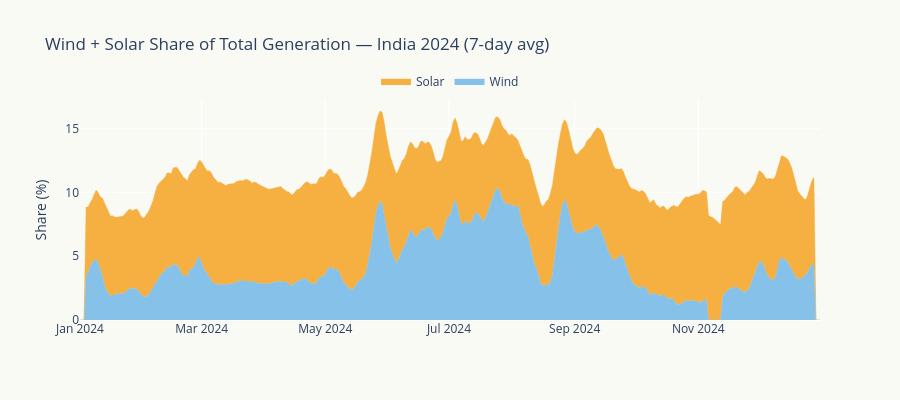

Notebook code cell kept with this figure:
### Markdown cell above
## 3. Wind + Solar — The New Energy Duo

### Code cell
fig = go.Figure()

# Wind share
wind_share = (df24['wind'] / df24['total'] * 100).rolling(7, center=True).mean()
solar_share = (df24['solar'] / df24['total'] * 100).rolling(7, center=True).mean()

fig.add_trace(go.Scatter(
    x=df24['date'], y=wind_share,
    name='Wind', mode='lines',
    line=dict(width=0.5, color='#85C1E9'),
    fillcolor='#85C1E9', stackgroup='one',
    hovertemplate='Wind: %{y:.1f}%<extra></extra>',
))
fig.add_trace(go.Scatter(
    x=df24['date'], y=solar_share,
    name='Solar', mode='lines',
    line=dict(width=0.5, color='#F5B041'),
    fillcolor='#F5B041', stackgroup='one',
    hovertemplate='Solar: %{y:.1f}%<extra></extra>',
))

fig.update_layout(
    title='Wind + Solar Share of Total Generation — India 2024 (7-day avg)',
    yaxis_title='Share (%)',
    hovermode='x unified',
    plot_bgcolor='#FAFAF5', paper_bgcolor='#FAFAF5',
    height=400,
    legend=dict(orientation='h', yanchor='bottom', y=1.02, x=0.5, xanchor='center'),
)
fig.show()

print(f'Wind+Solar combined share: {df24["wind_solar_share"].mean():.1f}% average')
print(f'Peak W+S day: {df24.loc[df24["wind_solar_share"].idxmax(), "date"].strftime("%B %d")} — {df24["wind_solar_share"].max():.1f}%')
print(f'Days where W+S > 15%: {(df24["wind_solar_share"] > 15).sum()}')
print(f'Days where W+S > 20%: {(df24["wind_solar_share"] > 20).sum()}')

### Figure 1 — Plotly figure (JSON) as saved in the notebook; plotly's stock layout.template omitted (floating-point values rounded to 4 significant figures; data arrays with more than 128 entries replaced by an {"elided": "..."} marker saying what was removed)
{"data": [{"fillcolor": "#85C1E9", "hovertemplate": "Wind: %{y:.1f}%<extra></extra>", "line": {"color": "#85C1E9", "width": 0.5}, "mode": "lines", "name": "Wind", "stackgroup": "one", "type": "scatter", "x": {"elided": "366 str values"}, "y": {"elided": "366 float values"}}, {"fillcolor": "#F5B041", "hovertemplate": "Solar: %{y:.1f}%<extra></extra>", "line": {"color": "#F5B041", "width": 0.5}, "mode": "lines", "name": "Solar", "stackgroup": "one", "type": "scatter", "x": {"elided": "366 str values"}, "y": {"elided": "366 float values"}}], "layout": {"height": 400, "hovermode": "x unified", "legend": {"orientation": "h", "x": 0.5, "xanchor": "center", "y": 1.02, "yanchor": "bottom"}, "paper_bgcolor": "#FAFAF5", "plot_bgcolor": "#FAFAF5", "title": {"text": "Wind + Solar Share of Total Generation — India 2024 (7-day avg)"}, "yaxis": {"title": {"text": "Share (%)"}}}}
